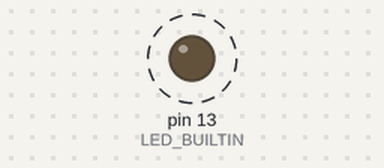
Bench run of a sketch on a simulated Arduino Uno, built with avr-gcc and run on an emulated ATmega328P. Shown: output pins drawn as LEDs (lit = HIGH). Dashed ring = blinking.

Above: at 0.5 s.
Timing chart, 0 to 4.6 s (numbered marks = the images above):
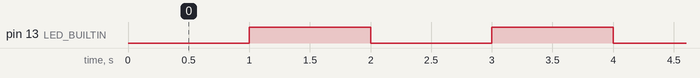

The sketch:

Blink.ino
```cpp
byte ledState = LOW;
unsigned long lastTimeLedBlink = millis(), blinkDelay = 1000;

void setup() {
  pinMode(LED_BUILTIN, OUTPUT);
}

void loop() {
  unsigned long timeNow = millis();

  if (timeNow - lastTimeLedBlink >= blinkDelay) {
    lastTimeLedBlink += blinkDelay;

    ledState = ledState == HIGH ? LOW : HIGH;
    digitalWrite(LED_BUILTIN, ledState);
  }
}
```

Measured:
- by itself, pin 13 (LED_BUILTIN): alternates HIGH for 1.0 s and LOW for 1.0 s
